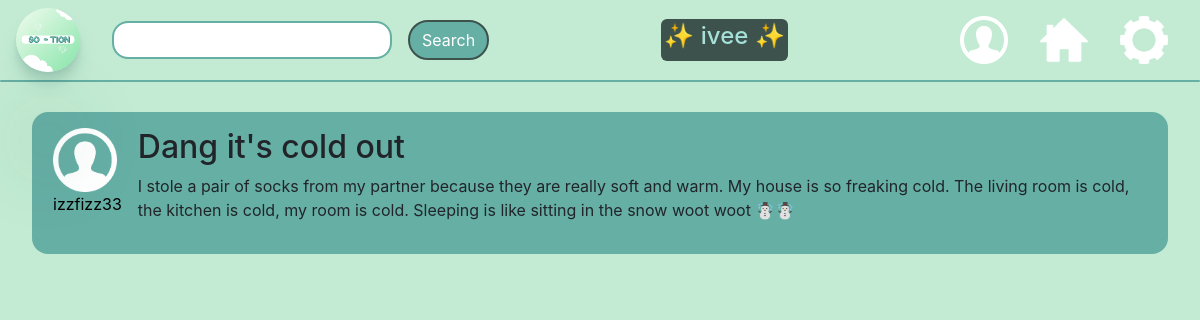
/clickedpost/8 (signed in), run on the app's committed database.
### app.py (models this page shows, shortened)
class User(UserMixin, db.Model):
    id = db.Column(db.Integer, primary_key=True)
    email = db.Column(db.String(75), unique=True)
    username = db.Column(db.String(30), unique=True)
    password_hash = db.Column(db.String())
    is_authenticated = db.Column(db.Boolean, default=False)
    pfp_placement = db.Column(db.String(), default="center")
    bio = db.Column(db.String(), default="BIO HERE")
    darkMode = db.Column(db.Boolean, default = True)

class Post(db.Model):
    id = db.Column(db.Integer, primary_key=True)
    user_id = db.Column(db.Integer, unique=False)
    post_title = db.Column(db.String(300), unique=False)
    post_content = db.Column(db.String(2800), unique=False)
    profile_pic = db.Column(db.Boolean, default=False)
    post_username = db.Column(db.String(30))

### app.py (the view)
@app.route('/clickedpost/<id>', methods=["GET"])
@login_required
def clickedpost(id):
    form1 = SearchForm()
    postz = Post.query.filter_by(id = id).first()
    post_user = User.query.filter_by(id=postz.user_id).first()
    return render_template('clickedpost.html', form1=form1, username = current_user.username, postz = postz, post_user=post_user)

### forms.py
class SearchForm(FlaskForm):
    searchword = StringField("searchword",validators=[InputRequired(), Length(min=4,max=15)])

### app.py (called while the page is built)
@login_manager.user_loader
def user_loader(user_id):
    return User.query.filter_by(id=user_id).first()

### templates/clickedpost.html (shortened to what this page needs)
{% extends "base.html" %}
{% block content %}
<link rel="stylesheet" href="styles/homefeed.css">
<div class="post">
  <div class="content">
    <a href="{{url_for('searchprofile', username=post_user.username)}}">
      <div class="pic-and-username">
        <img class="profile-icon" src="../images/profile-icon.png" alt="Profile picture">
        <p class="username">{{ post_user.username }}</p>
      </div>
    </a>
    <div class="content-and-comments">
      <h2> {{ postz.post_title }}</h2>
      <p> {{ postz.post_content }}</p>
    </div>
  </div>
</div>
{% endblock content %}

### templates/base.html (shortened to what this page needs)
<!doctype html>
<html lang="en">
<head>
    <link rel="stylesheet" href="https://stackpath.bootstrapcdn.com/bootstrap/4.3.1/css/bootstrap.min.css"
>
    <link rel="stylesheet" href="../styles/homefeed.css">
</head>
<body>
    <nav class="fixed-top">
        <div class="navbar fixed-top nav">
            <div id="logo-and-search">
                <a href="{{ url_for('homefeed') }}">
                    <img class="navbar-logo" src="../images/So-tion-logo-pic.png" alt="So-tion logo" />
                </a>
                <form action="/search" method="POST">
                    {{ form1.searchword(class_="form-control") }}
                    <button type="submit" class="search-button btn btn-primary">Search</button>
                </form>
            </div>
            <div id='username-block'>
                <h4 id="username-text">&#x2728; {{username}} &#x2728;</h4>
            </div>
            <div id="right-navbar-images">
                <a href="{{ url_for('profile') }}">
                    <img class="profile-icon-navbar" src="../images/profile-icon.png" alt="profile icon button" /></a>
                <a href="{{ url_for('homefeed') }}">
                    <img class="home-navbar" src="../images/home.jpg" href="{{ url_for('homefeed') }}"
                        alt="Home button" /></a>
                <a href="{{ url_for('settings') }}">
                    <img class="gear-navbar" src="../images/gear.png" alt="Gear button" /></a>
            </div>
        </div>
        <div class="navbar-divider nav"></div>
    </nav>
    {% block content %}
    {% endblock %}
</body>
</html>

### static/styles/homefeed.css (style rules this page uses)
body { background-color: #c3ebd3; }
.navbar-logo { width: 4em; height: 4em; border-radius: 3em; border-width: 3em; box-shadow: 0 2.8px 2.2px rgba(24, 80, 72, 0.034), 0 6.7px 5.3px rgba(36, 110, 101, 0.048), 0 120.5px 179px rgba(33, 83, 77, 0.06), 0 12.3px 7.9px rgba(38, 83, 77, 0.072), 0 14.8px 20.4px rgba(25, 90, 81, 0.086), 0 100px 80px rgba(42, 90, 84, 0.12); }
.home-navbar, .gear-navbar, .profile-icon-navbar { width: 3em; height: 3em; position:relative; display: flex; justify-content: right; }
#logo-and-search { display: flex; justify-content: left; column-gap: 2em; }
#right-navbar-images { display: flex; justify-content: right; column-gap: 2em; margin-right: 1em; align-items: center; }
.navbar { display: flex; justify-content: space-between; position: fixed; }
.navbar-divider { height: 2px; background-color: #66afa5; margin-top: 5em; margin-bottom: 1em; border-radius: 5em; }
.post { display:flex; flex-direction: row; column-gap: 1em; border-width: 3em; padding: 2em; border-radius: 2px; border-color:black; }
.post:first-of-type { margin-top: 5em; }
.profile-icon { height:4em; width:4em; }
.fixed-top { position:fixed; background-color: #c3ebd3; }
.pic-and-username { display:flex; flex-direction: column; margin-right: 1em; margin-left: 5px; }
.content { display:flex; flex-direction: row; background-color: #66afa5; border-radius: 1em; padding: 1em; }
#username-block { background-color: #3D524c; padding: 3px; border-radius: 6px; color:#a5e1d9; }
.search-button { background-color: #66afa5; border:solid; border-width: 2px; border-color: #3D524c; border-radius: 35px; color:white; }
form { display: flex; align-items: center; column-gap: 1em; }
.form-control { border-radius: 1em; padding-left: 1em; border-color: #66afa5; border-width: 2px; }
a { text-decoration: none; color: black; }
.username { text-align: center; }

### data on the page
User: username "ivee"
User: username "izzfizz33"
Post: post_title "Dang it's cold out", post_content "I stole a pair of socks from my partner because they are really soft and warm. My house is so freaking cold. The living room is cold, the kitchen is cold, my room is cold. Sleeping is like sitting in the snow woot woot ☃️☃"
